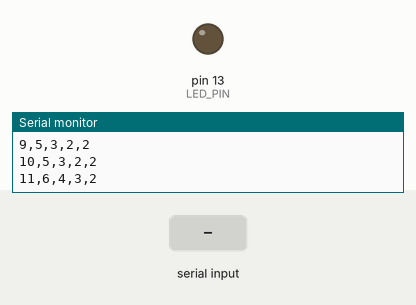
Bench run of a sketch on a simulated Arduino Uno, built with avr-gcc and run on an emulated ATmega328P. Parts: output pins drawn as LEDs (lit = HIGH), the last lines printed to the serial monitor. Inputs (shaded band) come from the test bench.

Above: at 1.2 s.
1.3 s: "on\n" received over Serial
At 2.5 s:
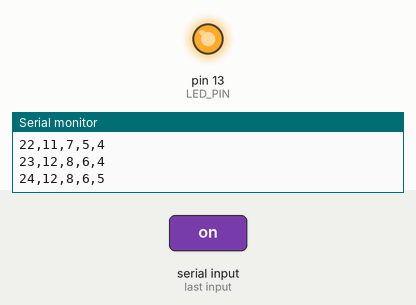
2.8 s: "off\n" received over Serial
At 4.2 s:
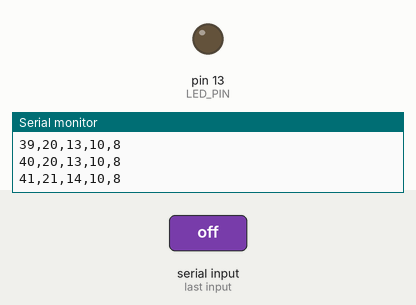
Timing chart, 0 to 5.8 s (numbered marks = the images above; inputs shaded):
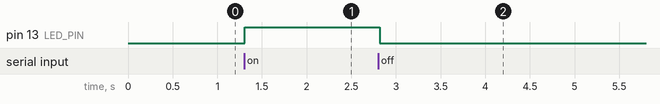

Measured:
- after the input at 1.3 s, pin 13 (LED_PIN): LOW → HIGH at once
- after the input at 2.8 s, pin 13 (LED_PIN): HIGH → LOW at once

The sketch:

prog1_ex1001.ino
```cpp
#define LED_PIN 13
String recv_msg="";
long counter=0;
void setup() {
  // put your setup code here, to run once:
Serial.begin(9600);
//Serial.println("connected");
pinMode(LED_PIN,OUTPUT);
}

void loop() {
  // put your main code here, to run repeatedly:
if(Serial.available()>0)
{
  recv_msg=Serial.readStringUntil('\n');
  Serial.print("you requested:");
  Serial.println(recv_msg);

if (recv_msg=="on")
{
  digitalWrite(LED_PIN,HIGH);
}
else if(recv_msg=="off")
{
  digitalWrite(LED_PIN,LOW);
}
else
{
  Serial.println("指示が間違っているよ。onかoffを送ってね。");
}
}
Serial.print(counter++);
Serial.print(",");
Serial.print(counter/2);
Serial.print(",");
Serial.print(counter/3);
Serial.print(",");
Serial.print(counter/4);
Serial.print(",");
Serial.print(counter/5);
Serial.println();
if(counter>1023)
{
  counter=0;
}
delay(100);
}
```
